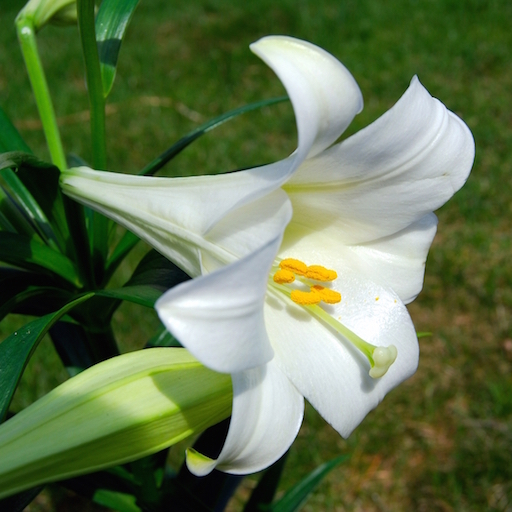
#> input picture study/1905/month01/code/Stage5/da_data/lily.jpg, 512 x 512 px
$ python demo02_svd2.py   (older library calls are emulated)
#> lines starting #> are read from the running program, lines starting #| are printed output that depends on the picture
"""
demo12_svd2.py   奇异值分解 提取图片奇异值
"""
import scipy.misc as sm
import numpy as np
import matplotlib.pyplot as mp

original = sm.imread('../da_data/lily.jpg',True)
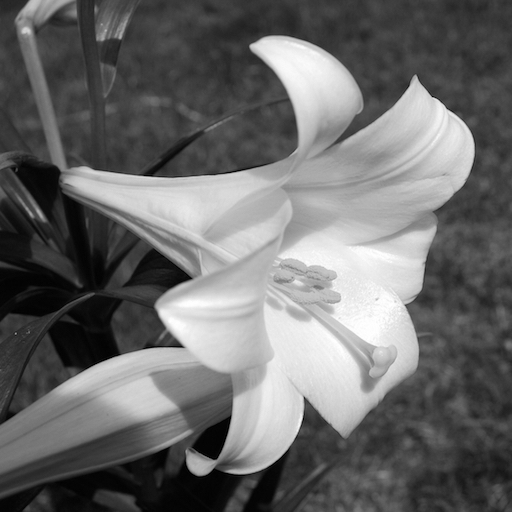
#> original: shape (512, 512) float32; min 0, max 255, mean 106.7
print(original.shape)
#| (512, 512)
# 提取特征值
original = np.mat(original)
eigvals,eigvecs = np.linalg.eig(original)
# 抹掉一部分特征值，生成新图片
eigvals[50:]=0
dst=eigvecs*np.diag(eigvals) * eigvecs.I
# 奇异值分解
original = np.mat(original)
U,sv,V = np.linalg.svd(original)
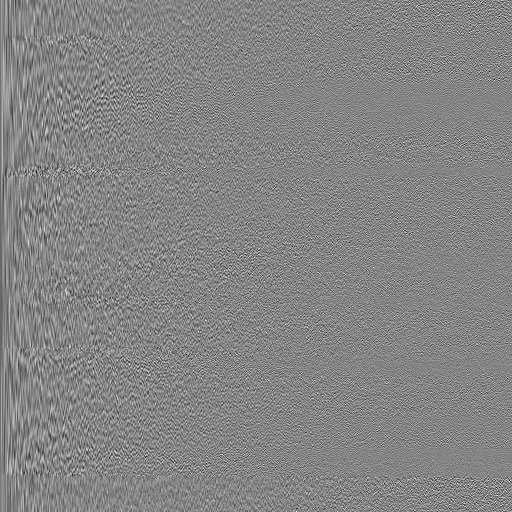
#> U: shape (512, 512) float32; min -0.259, max 0.237, mean -6.67e-05; drawn with min black and max white
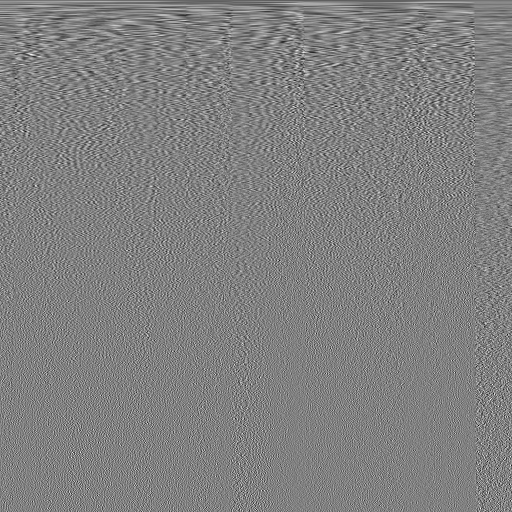
#> V: shape (512, 512) float32; min -0.235, max 0.23, mean -7.38e-05; drawn with min black and max white
#> sv = 512 values, max 60670.1 at index 0, min 0.00687 at index 511, mean 409
sv[50:]
dst2 = U * np.diag(sv) * V
mp.subplot(221)
mp.imshow(original,cmap='gray')
mp.xticks([])
mp.yticks([])
mp.tight_layout()
mp.subplot(222)
mp.imshow(dst.real,cmap='gray')
mp.xticks([])
mp.yticks([])
mp.tight_layout()
mp.subplot(224)
mp.imshow(dst2.real,cmap='gray')
mp.xticks([])
mp.yticks([])
mp.tight_layout()
mp.show()
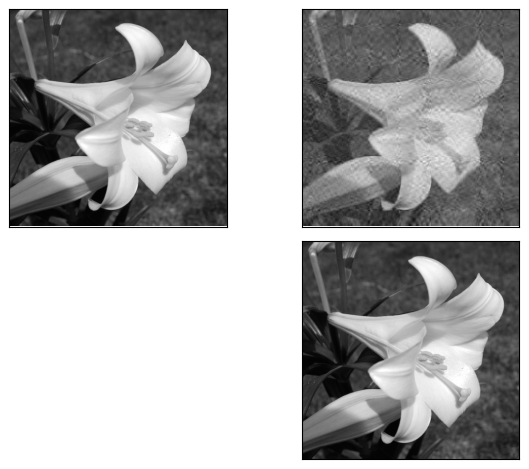
#> figure drawn by matplotlib, 3 panels
